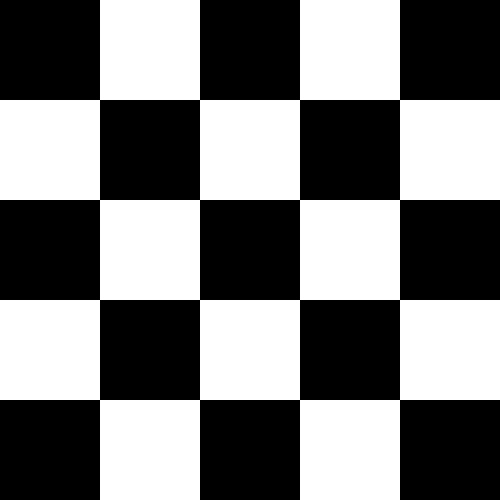
#> input picture Report/images/chessboard.jpg, 500 x 500 px, found by its file name
$ python plotting_3D_surface.py
#> lines starting #> are read from the running program, lines starting #| are printed output that depends on the picture
import numpy as np
from mpl_toolkits.mplot3d import Axes3D
import matplotlib.pyplot as plt
from PIL import Image

# Open Image into array
im = Image.open("/home/tom/Desktop/thesis/Report/images/chessboard.jpg").convert('L')  # Converts to grayscale.
im = np.array(im)
# plt.imshow(im)

x = np.arange(im.shape[0])
#> x = 500 values from 0 to 499
y = np.arange(im.shape[1])
#> y = 500 values from 0 to 499
X, Y = np.meshgrid(y, x)

fig = plt.figure()
ax = fig.add_subplot(111, projection='3d')
ax.plot_surface(X, Y, im)
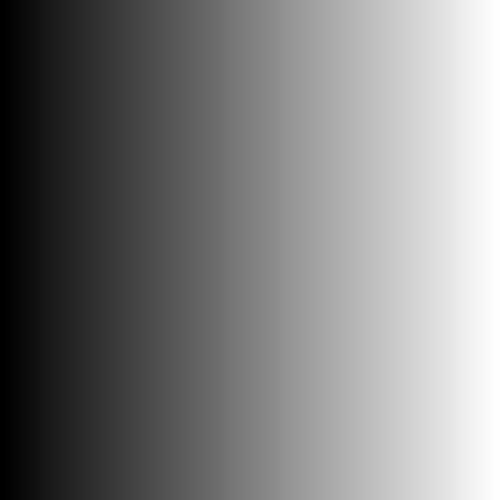
#> X: shape (500, 500) int64; min 0, max 499, mean 249.5; drawn with min black and max white

plt.show()
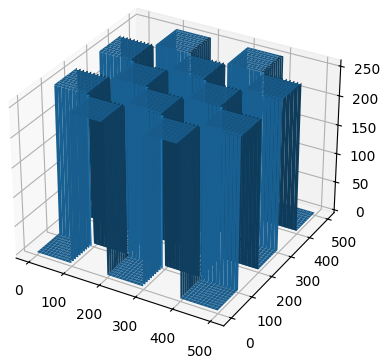
#> figure drawn by matplotlib, 1 panel

$ run again, with Report/images/bellcurve.jpg copied over Report/images/chessboard.jpg
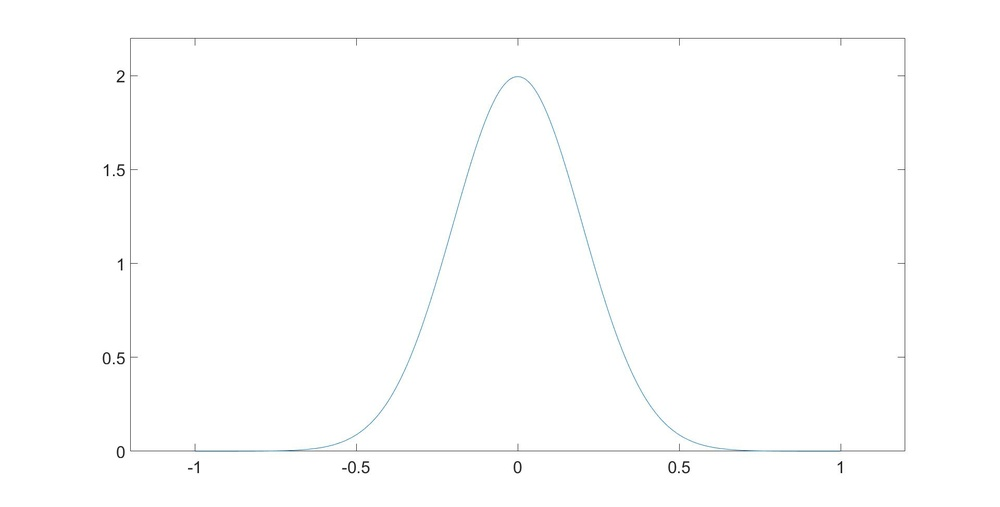
#> input picture Report/images/bellcurve.jpg, 1000 x 507 px, shrunk from 1920 x 973 before the run, found by its file name
#> `plt.show()`:
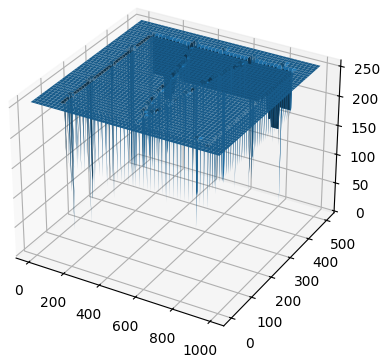
#> figure drawn by matplotlib, 1 panel
